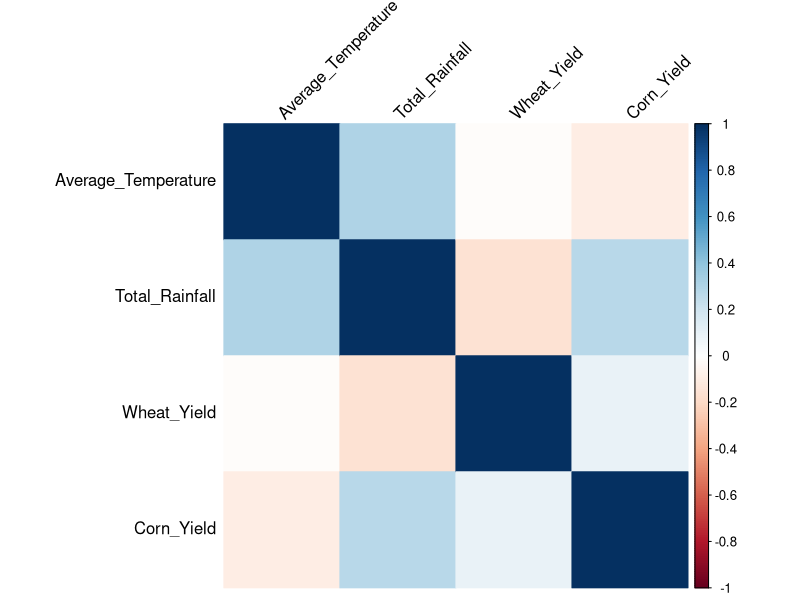
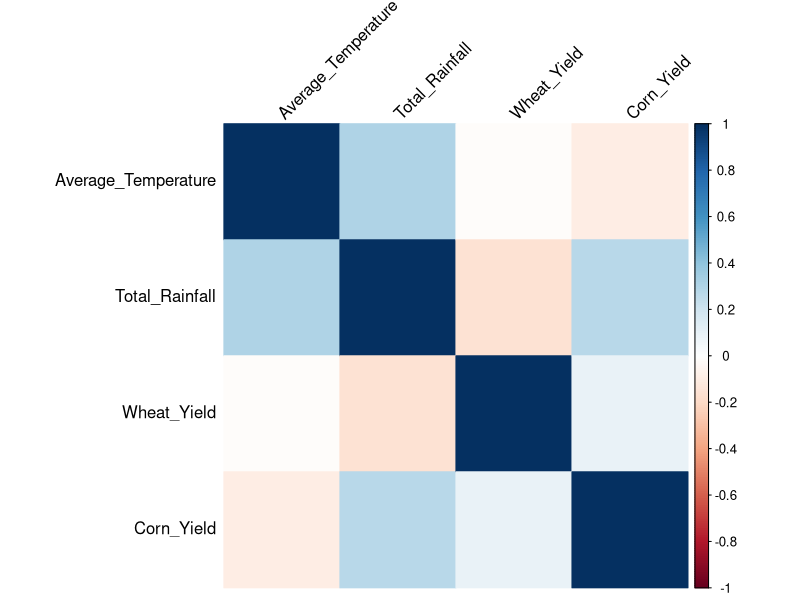

These charts were generated, in order, by the following R code:
# Load necessary libraries
library(ggplot2)
library(reshape2)
library(corrplot)
setwd("/Users/younghoocho/Desktop/Fall_2024/Course_Data visualization/handsOn")
# Load the dataset
data <- read.csv("dataset.csv")

# Select the relevant columns for correlation analysis
climate_data <- data[, c("Average_Temperature", "Total_Rainfall", "Wheat_Yield", "Corn_Yield")]

# Create a correlation matrix
cor_matrix <- cor(climate_data, use = "complete.obs")

# Print the correlation matrix
print(cor_matrix)

# Create a heatmap of the correlation matrix
heatmap_plot <- corrplot(cor_matrix, method = "color", tl.col = "black", tl.srt = 45)

# Save the heatmap to a PNG file
png(filename = "correlation_heatmap.png", width = 800, height = 600)
corrplot(cor_matrix, method = "color", tl.col = "black", tl.srt = 45)
dev.off()

cat("Correlation matrix and heatmap have been generated and saved.\n")
